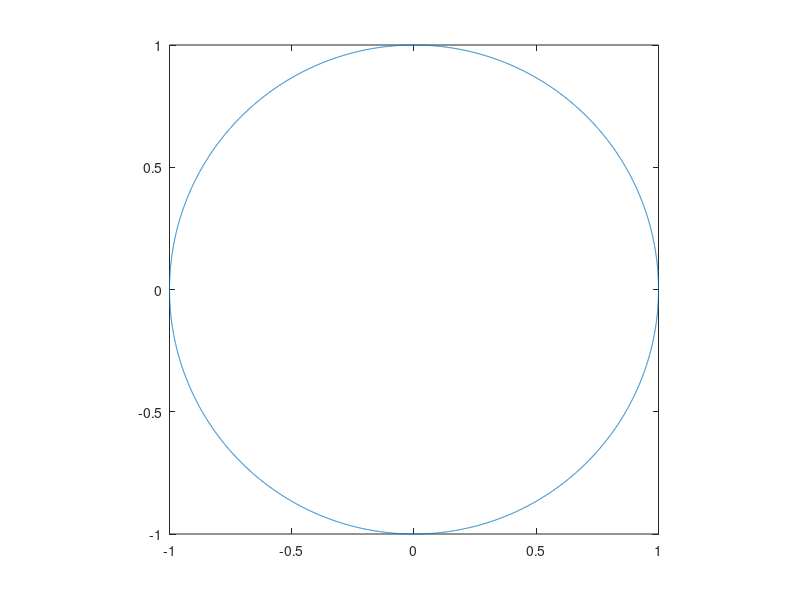

The MATLAB source for this figure:
%x=t.*cos(t)
%y=t.*sin(t)
%comet3(x,y,t)
%axis square


%For Circle
%t=0:0.001:2*pi
%x=cos(t)
%y=sin(t)
%comet(x,y)
%axis square

%Number_one

%x=-10:0.01:10
%y=2*x.^5+3*x.^4+5*x.^3+x.^2+7>x+6
%p=6*x.^3+8*x+3
%plot(x,y,'r',x,p,'b')

%Number_3

%x=0:0.01:5
%y=exp(-1.5*x).*sin(10*x)
%subplot(1,2,1)
%plot(x,y,'b')
%xlabel('x')
%ylabel('exp(-1.5x)*sin(10x)')
%axis([0 5 -1 1])
%p=exp(-2*x).*sin(10*x)
%subplot(1,2,2)
%plot(x,p,'r')
%xlabel('x')
%ylabel('exp(-2x)*sin(10x)')
%axis([0 5 -1 1])

%Num_5
%n=-20:20
%unit_resp1=n>=0;
%subplot(3,1,1)
%stem(n,unit_resp1);
%axis([-20 20 -2 2])
%xlabel('Time sample,n')
%ylabel('Amplitude')

%n=-20:20
%unit_resp2=n>=1;
%subplot(3,1,2)
%stem(n,unit_resp2);
%axis([-20 20 -2 2])
%xlabel('Time sample,n')
%ylabel('Amplitude')

%n=-20:20
%impluse=(unit_resp1+unit_resp2);
%subplot(3,1,3)
%stem(n,impluse);
%axis([-20 20 -2 2])
%xlabel('Time sample,n')
%ylabel('Amplitude')

 %Num_14
 
 %n=-10:1:10
 %y=2*n.^2
 %p=y.*sin(n)
 %stem(n,p)

t=0:0.001:2*pi
x=cos(t)
y=sin(t)
plot(x,y)
axis square


